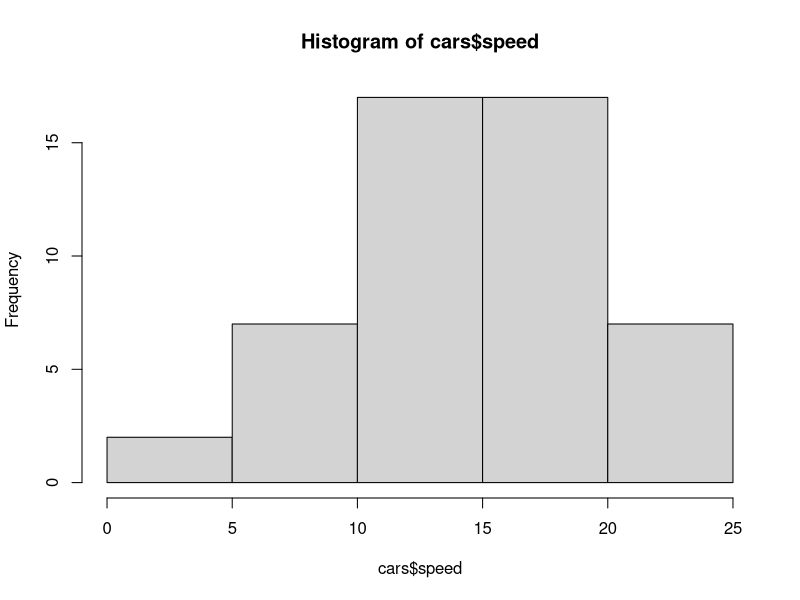
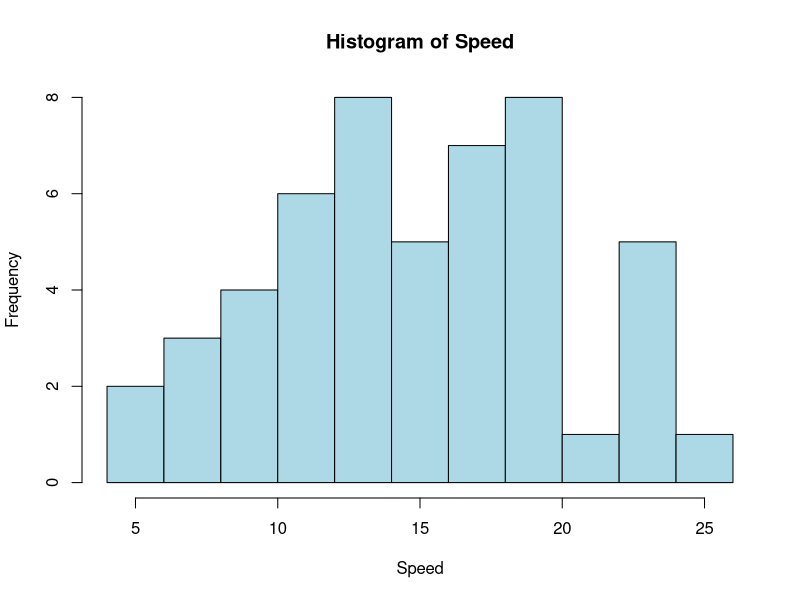
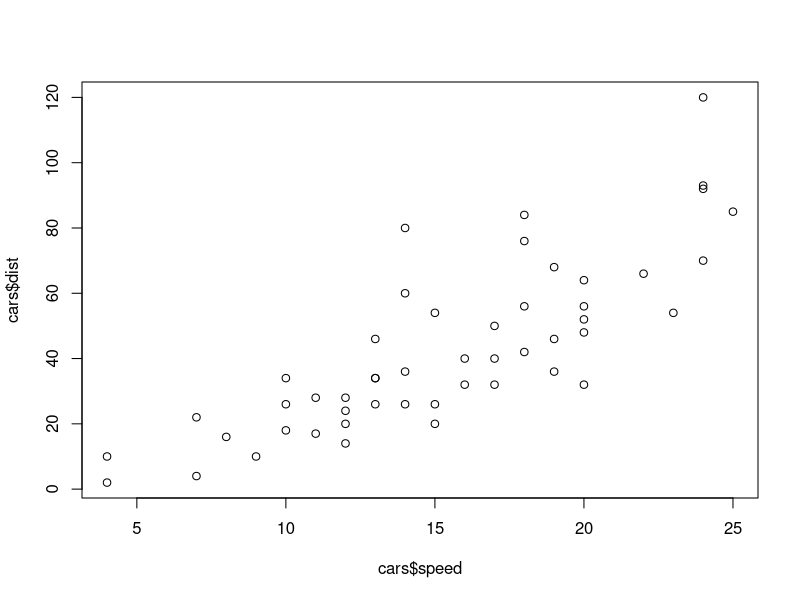
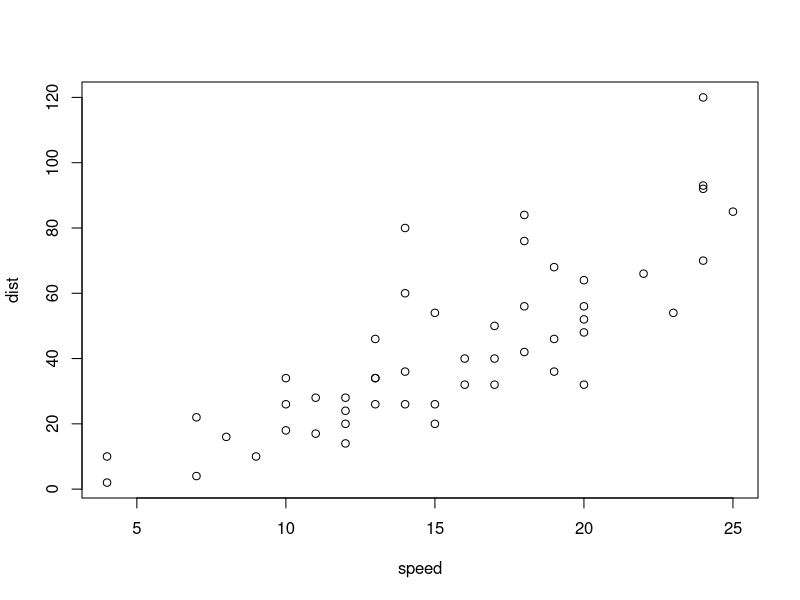
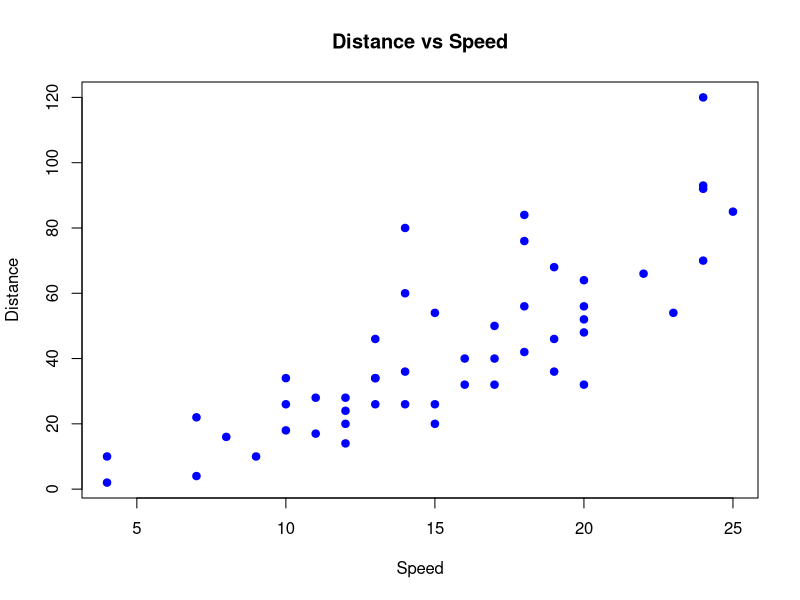
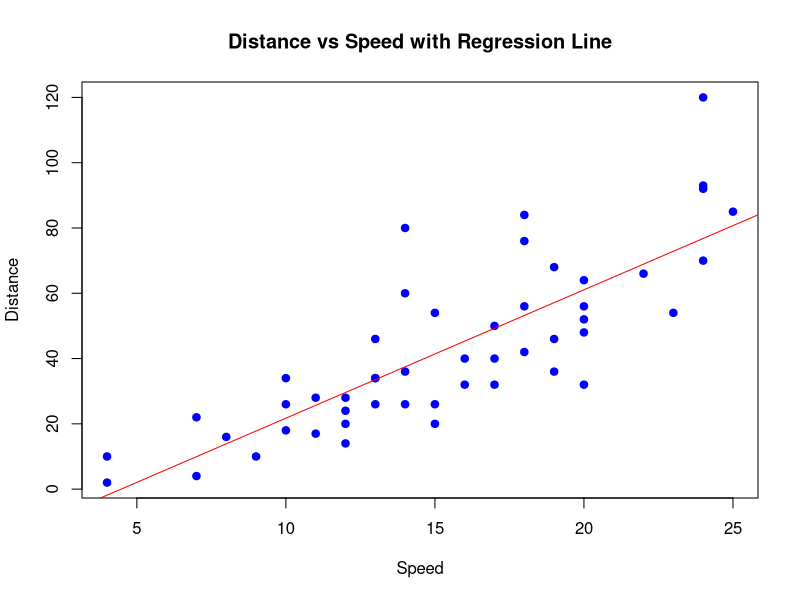

Write the R code that produced these figures, in order.
## ---- chunk 1
head(cars)
tail(cars)
## ---- chunk 2
nrow(cars)
ncol(cars)
## ---- chunk 3
str(cars)
## ---- chunk 4
summary(cars)
## ---- chunk 5
mean(cars$speed)
mean(cars$dist)
## ---- chunk 6
sum(cars$speed) / nrow(cars)
## ---- chunk 7
var(cars$speed)
var(cars$dist)
## ---- chunk 8
sum((cars$speed-mean(cars$speed))^2)/(nrow(cars)-1)
mean(cars$speed^2) - mean(cars$speed)^2
(nrow(cars)-1)/nrow(cars)*var(cars$speed)
## ---- chunk 9
sd(cars$speed)
sd(cars$dist)
## ---- chunk 10
sqrt(var(cars$speed))
## ---- chunk 11
cov(cars$speed, cars$dist)
## ---- chunk 12
sum((cars$speed-mean(cars$speed))*(cars$dist-mean(cars$dist)))/(nrow(cars)-1)
mean(cars$speed*cars$dist)-mean(cars$speed)*mean(cars$dist)
cov(cars$speed,cars$dist)*(nrow(cars)-1)/nrow(cars)
## ---- chunk 13
cor(cars$speed, cars$dist)
## ---- chunk 14
cov(cars$speed,cars$dist)/(sd(cars$speed)*sd(cars$dist))
zx<- (cars$speed-mean(cars$speed))/sd(cars$speed)
zy<- (cars$dist-mean(cars$dist))/sd(cars$dist)
cov(zx,zy)
## ---- chunk 15
hist(cars$speed)
## ---- chunk 16
hist(cars$speed, breaks = 10, col = "lightblue",
     main = "Histogram of Speed", xlab = "Speed")
## ---- chunk 17
plot(cars$speed, cars$dist)
## ---- chunk 18
plot(dist~speed, data = cars)
## ---- chunk 19
plot(dist~speed, data = cars, main = "Distance vs Speed", 
     xlab = "Speed", ylab = "Distance", pch = 19, col = "blue")
## ---- chunk 20
model <- lm(dist ~ speed, data = cars)
summary(model)
## ---- chunk 21
cov(cars$speed, cars$dist) / var(cars$speed)
## ---- chunk 22
summary(model)$r.squared
1 - sum(residuals(model)^2) / sum((cars$dist - mean(cars$dist))^2)
## ---- chunk 23
plot(dist ~ speed, data = cars, 
     main = "Distance vs Speed with Regression Line", 
     xlab = "Speed", ylab = "Distance", pch = 19, col = "blue")
abline(model, col = "red")
## ---- chunk 24
## df <- read.table("6_1_income.csv", header = TRUE, sep = ",")
df <- read.csv("6_1_income.csv")
head(df)
